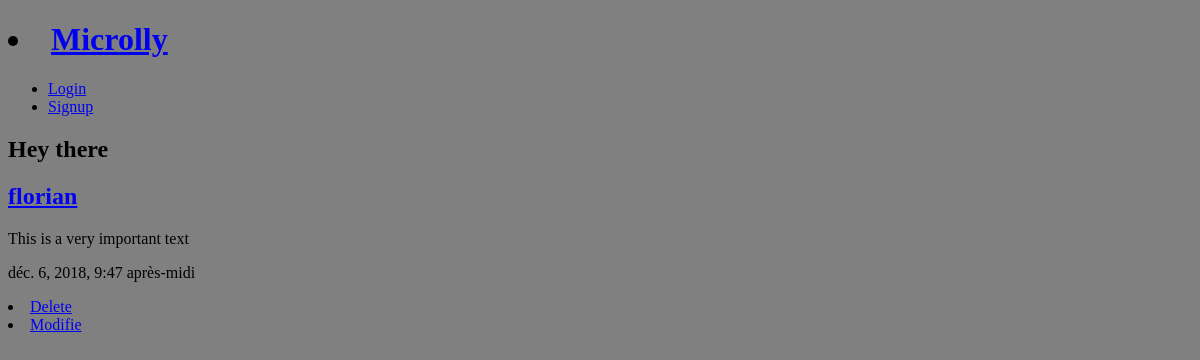
The page /articledetail/1/ on the database as committed earlier.
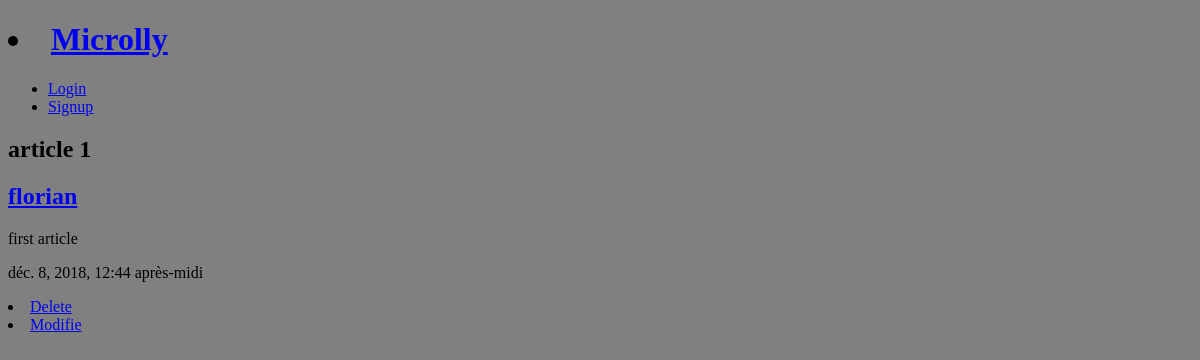
The same page on the database as committed later.
### blog/models.py (models this page shows, shortened)
class Article(models.Model):
    id = models.AutoField(primary_key=True)
    title = models.CharField(max_length=100)
    body = models.TextField()
    creation_date = models.DateTimeField(auto_now_add=True)
    author = models.ForeignKey(User, default=None, on_delete=models.CASCADE)

### blog/views.py (the view)
# urls.py: path('articledetail/<id>/',views.article_detail, name='detail'),
def article_detail(request, id):
        article = Article.objects.get(id = id)
        return render(request,'article_detail.html',{'article':article})

### blog/templates/article_detail.html
{% extends '_base.html' %}
{% block body %}
    <h2>{{article.title}}</h2>
    <h2><a href = "{% url 'article:article_user' author=article.author%}">{{article.author}}</a></h2>
    <p>{{article.body}}</p>
    <p>{{article.creation_date}}</p>
    <li><a href="{% url 'article:delete' id=article.id author=article.author %}">Delete</a></li>
    <li><a href="{% url 'article:modifie' author=article.author title=article.title body=article.body %}">Modifie</a></li>
{% endblock %}

Rows that differ between the two databases and show on the page:
changed Article "florian": title "Hey there" → "article 1"; body "This is a very important text" → "first article"; creation_date "déc. 6, 2018, 9:47 après-midi" → "déc. 8, 2018, 12:44 après-midi"
